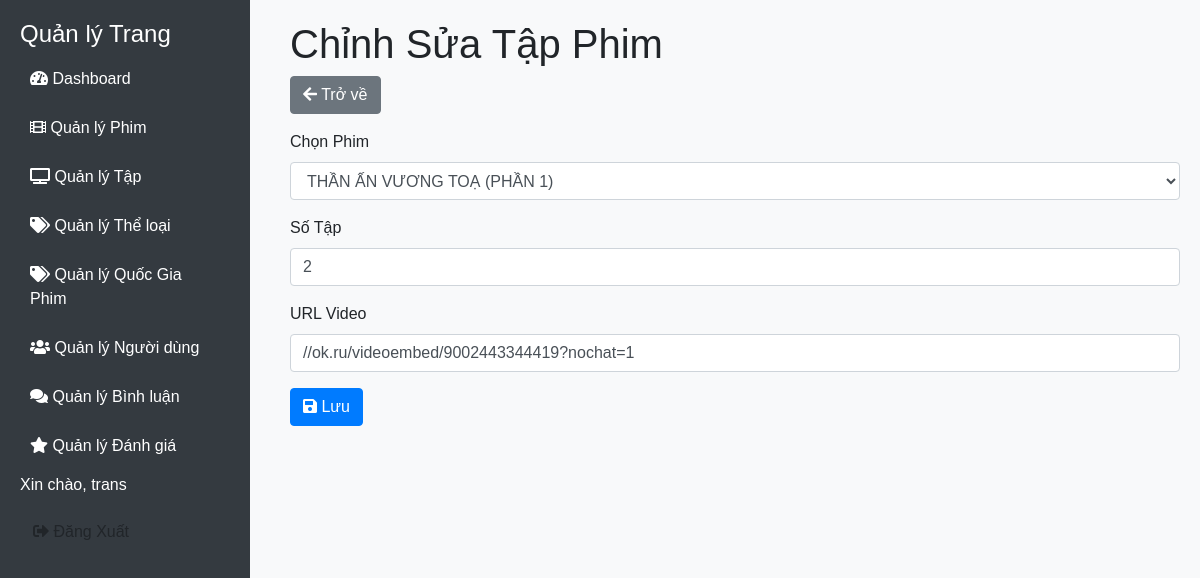
Screenshot of /admin/manage_episodes/edit.php?id=14 (signed in) with the database file from the repository.
### tables this page shows
CREATE TABLE `episodes` (
  `id` int(11) NOT NULL,
  `movie_id` int(11) DEFAULT NULL,
  `episode_number` int(11) NOT NULL,
  `video_url` varchar(255) DEFAULT NULL,
  `views` int(255) NOT NULL
);

### admin/manage_episodes/edit.php (the view, shortened to what this page needs)
<?php
include('../dbconnect.php');
$episode_id = intval($_GET['id']);
$sql_episode = "SELECT * FROM episodes WHERE id = $episode_id";
$result_episode = $conn->query($sql_episode);
$episode = $result_episode->fetch_assoc();
?>
<!DOCTYPE html>
<html lang="vi">
<head>
    <link rel="stylesheet" href="https://stackpath.bootstrapcdn.com/bootstrap/4.5.2/css/bootstrap.min.css">
    <link rel="stylesheet" href="https://cdnjs.cloudflare.com/ajax/libs/font-awesome/5.15.4/css/all.min.css">
    <link rel="stylesheet" href="../view/style.css">
</head>
<body>
    <?php include_once('../sidebar.php'); ?>
    <div class="content">
        <h1>Chỉnh Sửa Tập Phim</h1>
        <a href="index.php" class="btn btn-secondary mb-3"><i class="fas fa-arrow-left"></i> Trở về</a>
        <form action="edit.php?id=<?php echo $episode_id; ?>" method="post">
            <div class="form-group">
                <label for="movie_id">Chọn Phim</label>
                <select class="form-control" id="movie_id" name="movie_id" required>
                    <?php
                    $sql_movies = "SELECT id, title FROM movies WHERE type = 'series'";
                    $result_movies = $conn->query($sql_movies);
                    if ($result_movies->num_rows > 0) {
                        while ($row = $result_movies->fetch_assoc()) {
                            $selected = $row['id'] == $episode['movie_id'] ? 'selected' : '';
                            echo "<option value='{$row['id']}' $selected>{$row['title']}</option>";
                        }
                    } else {
                        echo "<option value=''>Không có phim bộ</option>";
                    }
                    ?>
                </select>
            </div>
            <div class="form-group">
                <label for="episode_number">Số Tập</label>
                <input type="number" class="form-control" id="episode_number" name="episode_number" value="<?php echo $episode['episode_number']; ?>" required>
            </div>
            <div class="form-group">
                <label for="video_url">URL Video</label>
                <input type="text" class="form-control" id="video_url" name="video_url" value="<?php echo htmlspecialchars($episode['video_url']); ?>">
            </div>
            <button type="submit" class="btn btn-primary"><i class="fas fa-save"></i> Lưu</button>
        </form>
    </div>
</body>
</html>

### admin/view/style.css (style rules this page uses)
body { font-family: Arial, sans-serif; background-color: #f8f9fa; }
.content { margin-left: 270px; padding: 20px; }

### rows the page displays
episodes: episode_number "2", video_url "//ok.ru/videoembed/9002443344419?nochat=1"

### other values shown
$_SESSION['username'] "trans"
form field movie_id "THẦN ẤN VƯƠNG TOẠ (PHẦN 1)"
